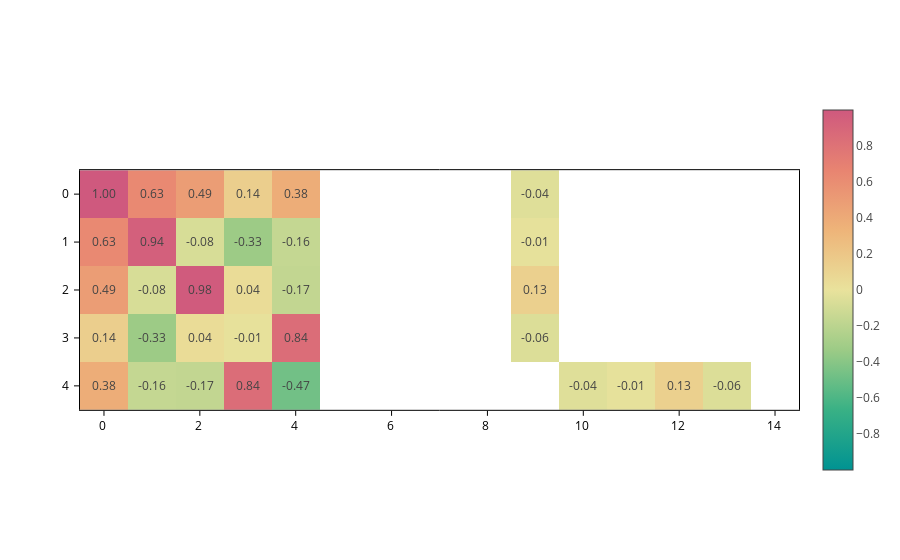

Notebook code for this chart:
### Markdown cell above
## Show values as text

Colors are nice to give you a quick impression of the relative magnitude of the matrix elements. However, you might want to know the exact value. Although `plotly` shows them when you pass the mouse over the matrix elements, sometimes it might be more convenient to directly display them on top.

To do this, you need to pass a formatting string to the `text` input. For example, to show two decimals:

### Code cell
plot.update_inputs(text=".2f")

### Figure 1 — Plotly figure (JSON) as saved in the notebook; plotly's stock layout.template omitted (floating-point values rounded to 4 significant figures)
{"data": [{"coloraxis": "coloraxis", "meta": {}, "opacity": 1, "texttemplate": "%{z:.2f}", "type": "heatmap", "z": [[0.9994, 0.6289, 0.4916, 0.1413, 0.3844, NaN, NaN, NaN, NaN, -0.04157, NaN, NaN, NaN, NaN, NaN], [0.6289, 0.9436, -0.07953, -0.3284, -0.159, NaN, NaN, NaN, NaN, -0.01308, NaN, NaN, NaN, NaN, NaN], [0.4916, -0.07953, 0.9833, 0.04499, -0.1698, NaN, NaN, NaN, NaN, 0.1319, NaN, NaN, NaN, NaN, NaN], [0.1413, -0.3284, 0.04499, -0.007706, 0.8443, NaN, NaN, NaN, NaN, -0.05697, NaN, NaN, NaN, NaN, NaN], [0.3844, -0.159, -0.1698, 0.8443, -0.4746, NaN, NaN, NaN, NaN, NaN, -0.04157, -0.01308, 0.1319, -0.05697, NaN]], "zsmooth": false}], "layout": {"coloraxis": {"cmid": 0, "colorscale": [[0.0, "rgb(0, 147, 146)"], [0.1667, "rgb(57, 177, 133)"], [0.3333, "rgb(156, 203, 134)"], [0.5, "rgb(233, 226, 156)"], [0.6667, "rgb(238, 180, 121)"], [0.8333, "rgb(232, 132, 113)"], [1.0, "rgb(207, 89, 126)"]], "showscale": true}, "scene": {"aspectmode": "data", "xaxis": {"range": [-0.5, 14.5]}, "yaxis": {"range": [4.5, -0.5]}}, "xaxis": {"constrain": "domain", "range": [-0.5, 14.5], "scaleanchor": "y", "scaleratio": 1}, "yaxis": {"constrain": "domain", "range": [4.5, -0.5]}}}
